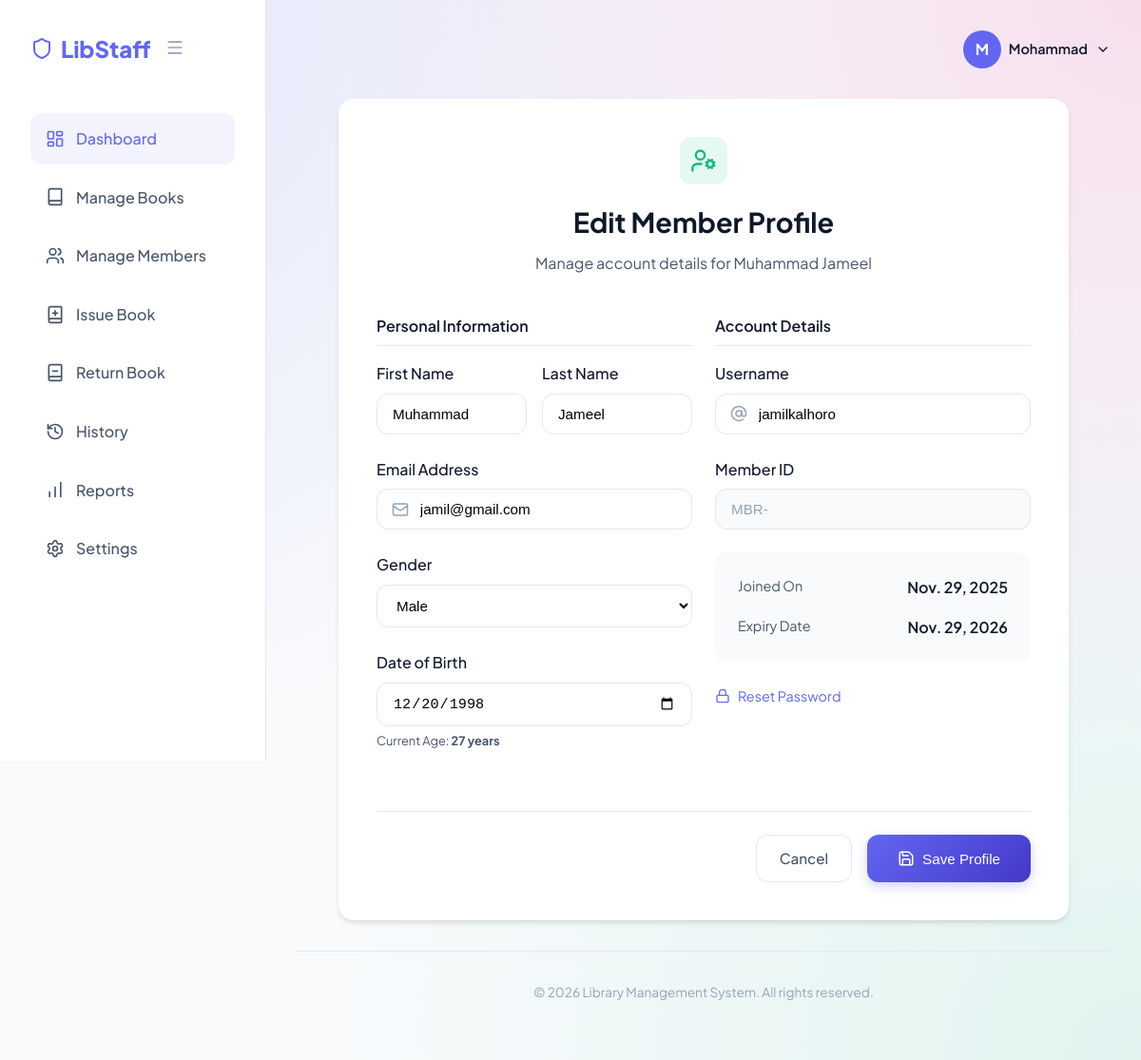
Page /edit_member/1 (signed in) on the committed database.
### library_management/models.py (models this page shows, shortened)
class CommonInfo(models.Model):
    GENDER_CHOICE = [
        ('Male', 'Male'),
        ('Female', 'Female')
    ]
    user = models.OneToOneField(User, on_delete=models.CASCADE)
    date_of_birth = models.DateField()
    gender = models.CharField(max_length=50, choices=GENDER_CHOICE)
    def get_age(self):
        today = date.today()
        age = today.year - self.date_of_birth.year
        if today.month < self.date_of_birth.month or \
           (today.month == self.date_of_birth.month and today.day < self.date_of_birth.day):
            age -= 1
        return age
    class Meta:
        abstract = True

class Member(CommonInfo):
    member_id = models.CharField(max_length=50, default='MBR-')
    join_date = models.DateField(auto_now_add=True)
    expiry_date = models.DateField(default=get_expiry_date)
    login_time =models.TimeField(null=True,blank=True)
    is_blocked = models.BooleanField(default=False)
    last_activity = models.DateTimeField(null=True,blank=True)
    borrow_count = models.IntegerField(null=True,blank=True)

### library_management/views.py (the view)
# urls.py: path('edit_member/<int:member_id>',views.edit_member_data,name='edit_member')
def edit_member_data(request,member_id):
    if request.session.get('is_logged_in'):
        user = User.objects.get(id = request.session['user_id'])
        if not Staff.objects.filter(user=user):
            return redirect('/home/')
        else:
            try:
                member = Member.objects.get(id=member_id)
                if request.method == 'POST':
                    member_user = User.objects.get(username=member.user.username)
                    first_name = request.POST['first_name']
                    last_name = request.POST['last_name']
                    email = request.POST['email']
                    username = request.POST['username']
                    gender = request.POST['gender']
                    dob_str = request.POST['dob']
                    dob = datetime.strptime(dob_str, '%Y-%m-%d').date()
                    member_user.first_name = first_name
                    member_user.last_name = last_name
                    member_user.email = email
                    member_user.username = username
                    member.gender = gender
                    member.date_of_birth = dob
                    member.save()
                    member_user.save()
                    messages.success(request,"Member's data changed!")
                    return redirect('/manage_members/')
                else:
                    return render(request,'edit_member.html',{'member':member})
            except:
                messages.error(request,"an unexpected Error Occured!")
                return redirect('/manage_members/')
    else:
        return redirect('/login/')

### library_management/templates/edit_member.html (shortened to what this page needs)
{% extends "staff_base.html" %}
{% load static %}
{% block body %}
<div class="form-container" style="max-width: 800px; margin: 2rem auto; padding: 0 1rem;">
    <div class="card"
        style="background: white; border-radius: var(--radius-lg); padding: 2.5rem; box-shadow: 0 4px 6px -1px rgba(0, 0, 0, 0.1), 0 2px 4px -1px rgba(0, 0, 0, 0.06);">
        <div class="form-header" style="text-align: center; margin-bottom: 2.5rem;">
            <div
                style="width: 50px; height: 50px; background: rgba(16, 185, 129, 0.1); border-radius: 12px; display: flex; align-items: center; justify-content: center; margin: 0 auto 1rem;">
                <i data-lucide="user-cog" style="width: 28px; height: 28px; color: var(--success);"></i>
            </div>
            <h1 style="font-size: 1.8rem; font-weight: 700; color: var(--text-main); margin-bottom: 0.5rem;">Edit Member
                Profile</h1>
            <p style="color: var(--text-secondary);">Manage account details for {{ member.user.first_name }} {{ member.user.last_name }}</p>
        </div>
        <form method="post" class="premium-form">
            <div style="display: grid; grid-template-columns: repeat(auto-fit, minmax(300px, 1fr)); gap: 1.5rem;">
                <div class="form-column">
                    <h3
                        style="font-size: 1rem; font-weight: 600; color: var(--text-main); margin-bottom: 1rem; padding-bottom: 0.5rem; border-bottom: 1px solid var(--border-light);">
                        Personal Information</h3>
                    <div style="display: grid; grid-template-columns: 1fr 1fr; gap: 1rem;">
                        <div class="form-group" style="margin-bottom: 1.5rem;">
                            <label for="first_name"
                                style="display: block; font-weight: 500; color: var(--text-main); margin-bottom: 0.5rem;">First
                                Name</label>
                            <input type="text" name="first_name" id="first_name" value="{{ member.user.first_name }}"
                                required
                                style="width: 100%; padding: 0.75rem 1rem; border: 1px solid var(--border-light); border-radius: var(--radius-md); font-size: 0.95rem;">
                        </div>
                        <div class="form-group" style="margin-bottom: 1.5rem;">
                            <label for="last_name"
                                style="display: block; font-weight: 500; color: var(--text-main); margin-bottom: 0.5rem;">Last
                                Name</label>
                            <input type="text" name="last_name" id="last_name" value="{{ member.user.last_name }}"
                                required
                                style="width: 100%; padding: 0.75rem 1rem; border: 1px solid var(--border-light); border-radius: var(--radius-md); font-size: 0.95rem;">
                        </div>
                    </div>
                    <div class="form-group" style="margin-bottom: 1.5rem;">
                        <label for="email"
                            style="display: block; font-weight: 500; color: var(--text-main); margin-bottom: 0.5rem;">Email
                            Address</label>
                        <div class="input-wrapper" style="position: relative;">
                            <i data-lucide="mail"
                                style="position: absolute; left: 1rem; top: 50%; transform: translateY(-50%); width: 18px; height: 18px; color: var(--text-muted);"></i>
                            <input type="email" name="email" id="email" value="{{ member.user.email }}" required
                                style="width: 100%; padding: 0.75rem 1rem 0.75rem 2.8rem; border: 1px solid var(--border-light); border-radius: var(--radius-md); font-size: 0.95rem;">
                        </div>
                    </div>
                    <div class="form-group" style="margin-bottom: 1.5rem;">
                        <label for="gender"
                            style="display: block; font-weight: 500; color: var(--text-main); margin-bottom: 0.5rem;">Gender</label>
                        <select name="gender" id="gender"
                            style="width: 100%; padding: 0.75rem 1rem; border: 1px solid var(--border-light); border-radius: var(--radius-md); font-size: 0.95rem; background-color: white;">
                            <option value="Male" {% if member.gender == 'Male' %}selected{% endif %}>Male</option>
                        </select>
                    </div>
                    <div class="form-group" style="margin-bottom: 1.5rem;">
                        <label for="dob"
                            style="display: block; font-weight: 500; color: var(--text-main); margin-bottom: 0.5rem;">Date
                            of Birth</label>
                        <input type="date" name="dob" id="dob" value="{{ member.date_of_birth|date:'Y-m-d' }}" required
                            style="width: 100%; padding: 0.75rem 1rem; border: 1px solid var(--border-light); border-radius: var(--radius-md); font-size: 0.95rem;">
                        <p style="font-size: 0.8rem; color: var(--text-secondary); margin-top: 5px;">Current Age:
                            <strong>{{ member.get_age }} years</strong></p>
                    </div>
                </div>
                <div class="form-column">
                    <h3
                        style="font-size: 1rem; font-weight: 600; color: var(--text-main); margin-bottom: 1rem; padding-bottom: 0.5rem; border-bottom: 1px solid var(--border-light);">
                        Account Details</h3>
                    <div class="form-group" style="margin-bottom: 1.5rem;">
                        <label for="username"
                            style="display: block; font-weight: 500; color: var(--text-main); margin-bottom: 0.5rem;">Username</label>
                        <div class="input-wrapper" style="position: relative;">
                            <i data-lucide="at-sign"
                                style="position: absolute; left: 1rem; top: 50%; transform: translateY(-50%); width: 18px; height: 18px; color: var(--text-muted);"></i>
                            <input type="text" name="username" id="username" value="{{ member.user.username }}" required
                                style="width: 100%; padding: 0.75rem 1rem 0.75rem 2.8rem; border: 1px solid var(--border-light); border-radius: var(--radius-md); font-size: 0.95rem;">
                        </div>
                    </div>
                    <div class="form-group" style="margin-bottom: 1.5rem;">
                        <label
                            style="display: block; font-weight: 500; color: var(--text-main); margin-bottom: 0.5rem;">Member
                            ID</label>
                        <input type="text" value="{{ member.member_id }}" disabled
                            style="width: 100%; padding: 0.75rem 1rem; background: var(--bg-body); border: 1px solid var(--border-light); border-radius: var(--radius-md); font-size: 0.95rem; color: var(--text-muted); cursor: not-allowed;">
                    </div>
                    <div class="info-card"
                        style="background: var(--bg-body); padding: 1.5rem; border-radius: var(--radius-md); margin-bottom: 1.5rem;">
                        <div style="display: flex; justify-content: space-between; margin-bottom: 1rem;">
                            <span style="color: var(--text-secondary); font-size: 0.9rem;">Joined On</span>
                            <span style="font-weight: 600; color: var(--text-main);">{{ member.join_date }}</span>
                        </div>
                        <div style="display: flex; justify-content: space-between;">
                            <span style="color: var(--text-secondary); font-size: 0.9rem;">Expiry Date</span>
                            <span style="font-weight: 600; color: var(--text-main);">{{ member.expiry_date }}</span>
                        </div>
                    </div>
                    <div style="margin-top: 1rem;">
                        <a href="#"
                            style="color: var(--primary); font-size: 0.9rem; display: flex; align-items: center; gap: 0.5rem;">
                            <i data-lucide="lock" style="width: 16px; height: 16px;"></i>
                            Reset Password
                        </a>
                    </div>
                </div>
            </div>
            <div class="form-actions"
                style="margin-top: 2.5rem; display: flex; gap: 1rem; justify-content: flex-end; padding-top: 1.5rem; border-top: 1px solid var(--border-light);">
                <a href="{% url 'manage_members' %}" class="btn btn-outline"
                    style="padding: 0.75rem 1.5rem; border: 1px solid var(--border-light); border-radius: var(--radius-md); color: var(--text-secondary); font-weight: 500; display: flex; align-items: center; gap: 0.5rem;">
                    Cancel
                </a>
                <button type="submit" class="btn btn-primary"
                    style="padding: 0.75rem 2rem; border-radius: var(--radius-md); font-weight: 500; display: flex; align-items: center; gap: 0.5rem;">
                    <i data-lucide="save" style="width: 18px; height: 18px;"></i>
                    Save Profile
                </button>
            </div>
        </form>
    </div>
</div>
{% endblock body %}

### library_management/templates/staff_base.html (shortened to what this page needs)
<!DOCTYPE html>
<html lang="en">
<head>
    {% load static %}
    <link rel="stylesheet" href="{% static 'library_management/premium_style.css' %}">
    <link rel="stylesheet" href="{% static 'library_management/enhanced_ui.css' %}">
</head>
<body>
    <div class="dashboard-layout">
        <aside class="sidebar" id="sidebar">
            <div class="sidebar-logo">
                <div style="display: flex; align-items: center; gap: 0.5rem;">
                    <i data-lucide="shield" style="width: 24px; height: 24px; color: var(--primary);"></i>
                    <span class="logo-text">LibStaff</span>
                </div>
                <button id="sidebarToggle"
                    style="background: none; border: none; cursor: pointer; color: var(--text-muted); padding: 0.5rem;">
                    <i data-lucide="menu" style="width: 20px; height: 20px;"></i>
                </button>
            </div>
            <nav>
                <a href="{% url 'staff_dashboard' %}" class="nav-item active">
                    <i data-lucide="layout-dashboard" style="width: 20px; height: 20px;"></i>
                    <span class="nav-text">Dashboard</span>
                </a>
                <a href="{% url 'manage_books' %}" class="nav-item">
                    <i data-lucide="book" style="width: 20px; height: 20px;"></i>
                    <span class="nav-text">Manage Books</span>
                </a>
                <a href="{% url 'manage_members' %}" class="nav-item">
                    <i data-lucide="users" style="width: 20px; height: 20px;"></i>
                    <span class="nav-text">Manage Members</span>
                </a>
                <a href="#" class="nav-item">
                    <i data-lucide="book-plus" style="width: 20px; height: 20px;"></i>
                    <span class="nav-text">Issue Book</span>
                </a>
                <a href="#" class="nav-item">
                    <i data-lucide="book-minus" style="width: 20px; height: 20px;"></i>
                    <span class="nav-text">Return Book</span>
                </a>
                <a href="#" class="nav-item">
                    <i data-lucide="history" style="width: 20px; height: 20px;"></i>
                    <span class="nav-text">History</span>
                </a>
                <a href="#" class="nav-item">
                    <i data-lucide="bar-chart" style="width: 20px; height: 20px;"></i>
                    <span class="nav-text">Reports</span>
                </a>
                <a href="#" class="nav-item">
                    <i data-lucide="settings" style="width: 20px; height: 20px;"></i>
                    <span class="nav-text">Settings</span>
                </a>
            </nav>
        </aside>
        <main class="main-content">
            <header class="dashboard-header" style="justify-content: flex-end; margin-bottom: 2rem;">
                <div class="profile-dropdown">
                    <div class="profile-trigger" onclick="toggleDropdown()">
                        <div
                            style="width: 40px; height: 40px; background: var(--primary); border-radius: 50%; color: white; display: flex; align-items: center; justify-content: center; font-weight: 700; overflow: hidden;">
                            {% if user.profile_image %}
                            <img src="{{ user.profile_image.url }}" alt="Profile"
                                style="width: 100%; height: 100%; object-fit: cover;">
                            {% else %}
                            {{ user.first_name|slice:":1"|default:"S" }}
                            {% endif %}
                        </div>
                        <span style="font-weight: 600; font-size: 0.9rem;">{{ user.first_name }}</span>
                        <i data-lucide="chevron-down" style="width: 16px; height: 16px;"></i>
                    </div>
                </div>
            </header>
            {% block body %}
            {% endblock body %}
            <footer class="dashboard-footer">
                <p>&copy; {% now "Y" %} Library Management System. All rights reserved.</p>
            </footer>
        </main>
    </div>
</body>
</html>

### rows in the picture
Member: user.first_name "Muhammad", user.last_name "Jameel", first_name "Muhammad", last_name "Jameel", email "jamil@gmail.com", gender "Male", dob "12/20/1998", get_age "27", username "jamilkalhoro", member_id "MBR-", join_date "Nov. 29, 2025", expiry_date "Nov. 29, 2026"

### other values in the picture
{{ user.first_name|slice:":1"|default:"S" }} "M"
{{ user.first_name }} "Mohammad"
